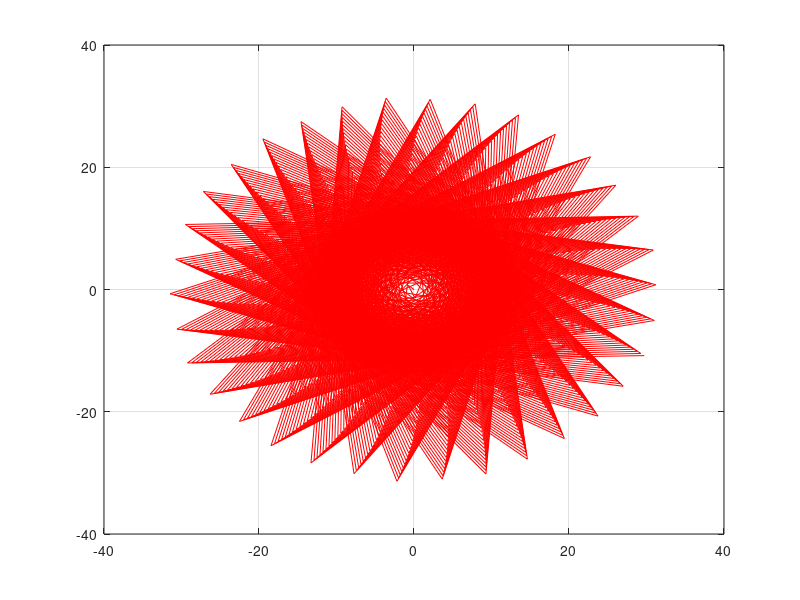

The MATLAB script that drew this image: (Note: this script raises an error after producing the figure.)
% Campbell Gregor
% Last modified: 12/8/22
% 33110018

clc; clear all; close all;

%% Anon functions
F =@(x) 3.*x.^5 + 6.*x.^4 - 12.*x.^3 + 2.*x.^2 - x.*10 + 17;

a = [F(0), F(1), F(-1),F([-1 0 1])];

G = @(x,y,z) exp(y) .* sin(x) + rem(z,2);

b = [G(0,0,0), G(pi/2,1,3)];

%% Importing data
%{
data = importdata("long_jump_records.txt");
values = data.data;

rankNum = values(1,:);
distance = values(2,:);
windSpeed = values(3,:);

[highestSpeed, rank] = max(windSpeed);

figure(1);
plot(rankNum,distance,"b",rank,distance(rank),"d");
xlabel("Rank #")
ylabel("Distance (m)")
title("Rank vs Distnce Jumped")
legend("Distance", "Highest wind speed")

figure(2)
plot(rankNum,windSpeed,"r");
xlabel("Rank #")
ylabel("Wind speed (m/s)")
title("Rank vs Wind speed")
%}



%% Sunflower

seed = linspace(0,1000,1000);
xPosition = @(n, d) sqrt(n).* cos(seed.*d.*(pi / 180));
yPosition = @(n, d) sqrt(n).* sin(seed.*d.*(pi / 180));
d = [60,91.6,137.5];
plot(xPosition(seed,d(3)),yPosition(seed,d(3)),"r");
grid on;

%% Torus
torusData = importdata("torus_data.txt");
a = torusData.data(:,1);
b = torusData.data(:,2);
V = torusData.data(:,3);
SA = torusData.data(:,4);



%% Functions

[t,c] = volume([1,2],[2,3],[3,4],[4,5]);

function [volume, cost] = volume(h,b,l,c)
% Written by: Campbell Gregor, 33110018
% Last edited: 12/8/22
% Calculates the volume of a rectangular prism and the cost to paint the
% surface area
% Inputs: (length in m, base in m, hight in m, cost per square m to paint)
% Outputs: (volume in m^3, cost to paint in $)
volume = l .* b .* h;
cost = c.*(2 .* l.*h + 2 .* h.*b + 2 .* l.*b);
end



